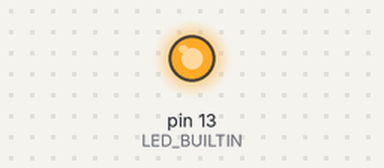
Recording of a sketch running on a simulated Arduino Uno, built with avr-gcc and run on an emulated ATmega328P. On the bench: output pins drawn as LEDs (lit = HIGH).

Above: at 0.15 s.
At 40.5 s:
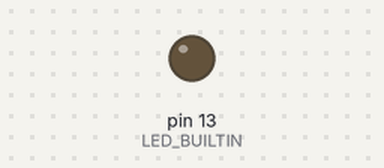
Timing chart, 0 to 43.3 s (numbered marks = the images above):
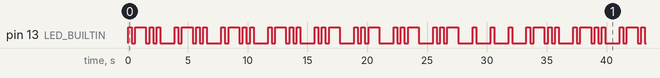

The sketch:

morse_if_else.ino
```cpp
/*
  exercicio_blink_morse
  Blink Arduino built-in LED in morse code
  Authors: Arthur Cantarela and Luiz Felipe Martins
  Morse code message: CANTARELA
  IF-ELSE logic implementation: LUIZ FELIPE

  References:
  Based on Blink example provided by Arduino IDE
  https://en.wikipedia.org/wiki/Morse_code (Access: Aug 14th, 2017)
*/

int stringLength(char *str) {
  int i = 0;
  while(str[i] != 0)
    i++;
  return i;
}

void dot() {
  digitalWrite(LED_BUILTIN, HIGH);
  delay(300);
  digitalWrite(LED_BUILTIN, LOW);
  delay(300);
}

void dash() {
  digitalWrite(LED_BUILTIN, HIGH);
  delay(900);
  digitalWrite(LED_BUILTIN, LOW);
  delay(300);
}

void morseBlinker(char *str) {
  int i, len;
  len = stringLength(str);
  for(i = 0; i < len; i++) {
      if(str[i]=='A') {
        dot(); dash();
      }
      if(str[i]=='B'){
        dash(); dot(); dot(); dot();
      }

      if(str[i]== 'C'){
        dash(); dot(); dash(); dot();
      }

      if(str[i]=='D'){
        dash(); dot(); dot();
      }

      if(str[i]=='E'){
        dot();
      }

      if(str[i]=='F'){
        dot(); dot(); dash(); dot();
      }

      if(str[i]=='G'){
        dash(); dash(); dot();
      }

      if(str[i]=='H'){
        dot(); dot(); dot(); dot();
      }

      if(str[i]=='I'){
        dot(); dot();
      }

      if(str[i]=='J'){
        dot(); dash(); dash(); dash();
      }

      if(str[i]=='K'){
        dash(); dot(); dash();
      }

      if(str[i]=='L'){
        dot(); dash(); dot(); dot();
      }

      if(str[i]=='M'){
        dash(); dash();
      }

      if(str[i]=='N'){
        dash(); dot();
      }

      if(str[i]=='O'){
        dash(); dash(); dash();
      }

      if(str[i]=='P'){
        dot(); dash(); dash(); dot();
      }

      if(str[i]=='Q'){
        dash(); dash(); dot(); dash();
      }

      if(str[i] =='R'){
        dot(); dash(); dot();
      }

      if(str[i]=='S'){
        dot(); dot(); dot();
      }

      if(str[i] =='T'){
        dash();
      }

      if(str[i]== 'U'){
        dot(); dot(); dash();
      }

      if(str[i]== 'V'){
        dot(); dot(); dot(); dash();
      }

      if(str[i] =='W'){
        dot(); dash(); dash();
      }

      if(str[i]=='X'){
        dash(); dot(); dot(); dash();
      }

      if(str[i]=='Y'){
        dash(); dot(); dash(); dash();
      }

      if(str[i]=='Z'){
        dash(); dash(); dot(); dot();
      }

      if(str[i]== ' '){
        delay(2100);

    }
    delay(900);
  }
}


// the setup function runs once when you press reset or power the board
void setup() {
  // initialize digital pin LED_BUILTIN as an output.
  pinMode(LED_BUILTIN, OUTPUT);
}

// the loop function runs over and over again forever
void loop() {
  char namestring[] = "LLLLUUUUEEE";
  morseBlinker(namestring);
}
```

Measured:
- by itself, pin 13 (LED_BUILTIN): moves between LOW and HIGH, repeating every 33.3 s
- by itself, everything shown: repeats every 33.3 s, in 62 steps
